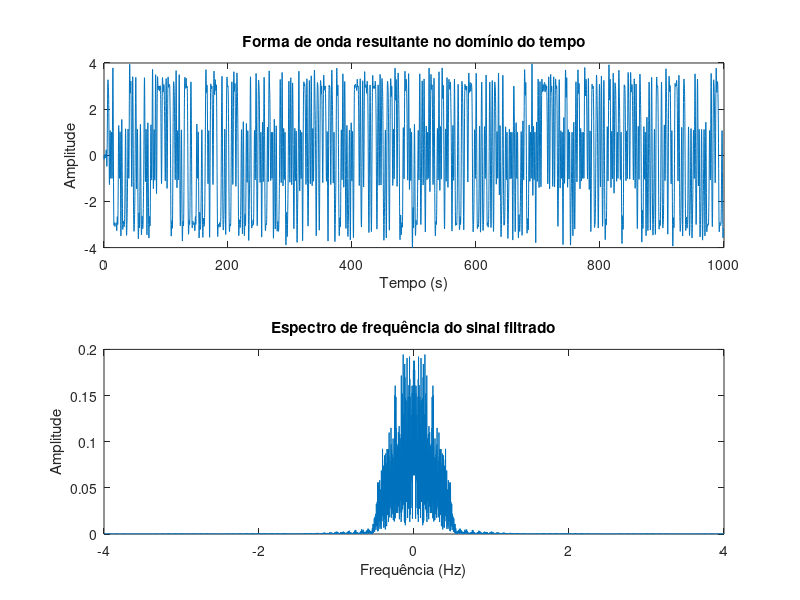
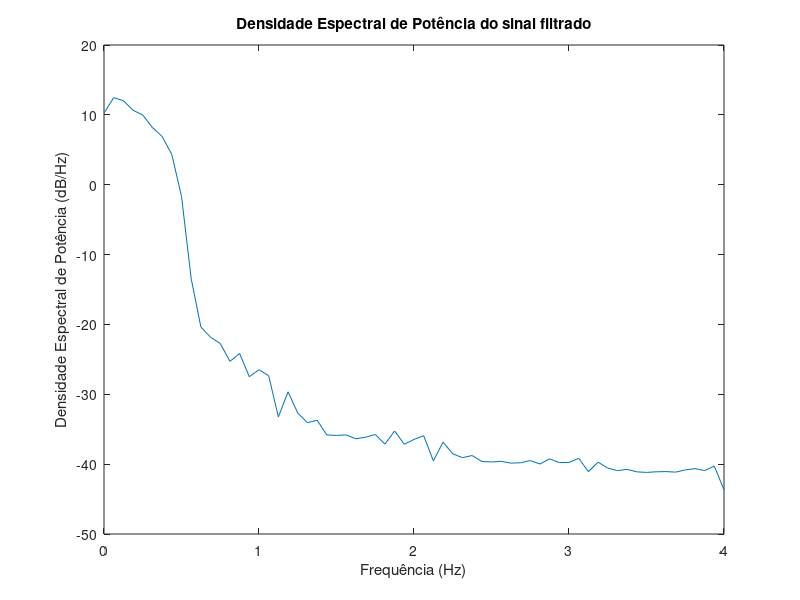
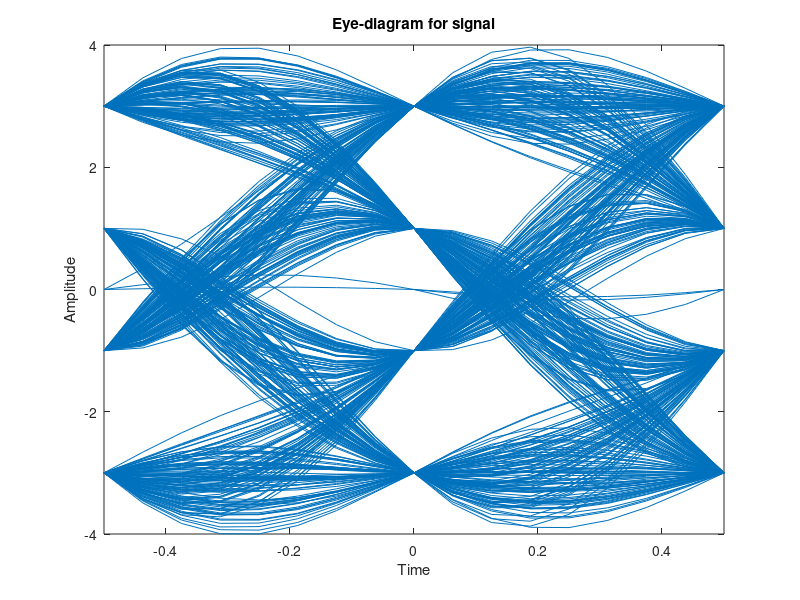

These figures' MATLAB source, in order:
pkg load communications;

clear all; 
close all;
clc;

% Parâmetros
n_bits = 1000; % Número de bits
R = 0; % Fator de roll-off (especificado, valor de exemplo)
T = 1; % Taxa de símbolo (intervalo de tempo entre símbolos)
Fs = 8; % Taxa de amostragem (amostras por símbolo, ajustado)

% Passo 1: Gerar uma sequência de bits aleatórios
bits = randi([0 1], 1, n_bits);

% Passo 2: Mapear a sequência de bits para símbolos utilizando 4-PAM
amplitudes = [-3 -1 1 3]; % Define os níveis de amplitude
symbols = amplitudes(2*bits(1:end-1) + bits(2:end) + 1); %
% Passo 3: Aplicar o filtro cosseno levantado
span = 6; % Número de períodos de símbolo para o filtro
sps = Fs; % Amostras por símbolo (ajustado)
[h, st] = rcosfir(R, span, sps, T); % Projeto do filtro cosseno levantado
filtered_signal = filter(h, 1, upsample(symbols, sps)); % Aplicação do filtro

% Passo 4: Plotar a forma de onda resultante no domínio do tempo
t = (0:length(filtered_signal)-1)/Fs; % Eixo do tempo
figure(1)
subplot(211)
plot(t, filtered_signal);
xlabel('Tempo (s)');
ylabel('Amplitude');
title('Forma de onda resultante no domínio do tempo');

% Visualização do sinal no domínio da frequência
NFFT = length(filtered_signal); % Número de pontos na FFT
f = Fs/2*linspace(-1,1,NFFT); % Eixo da frequência
S_f = fftshift(fft(filtered_signal, NFFT)); % FFT do sinal
subplot(212)
plot(f, abs(S_f)/NFFT);
xlabel('Frequência (Hz)');
ylabel('Amplitude');
title('Espectro de frequência do sinal filtrado');

% Passo 5: Calcular e plotar a densidade espectral de potência do sinal filtrado
[Pxx, f] = pwelch(filtered_signal, [], [], [], Fs); % Estimativa de densidade espectral de potência
figure(2)
plot(f, 10*log10(Pxx));
xlabel('Frequência (Hz)');
ylabel('Densidade Espectral de Potência (dB/Hz)');
title('Densidade Espectral de Potência do sinal filtrado');

eyediagram(filtered_signal, 2*sps); % Olhograma para visualizar a ISI
